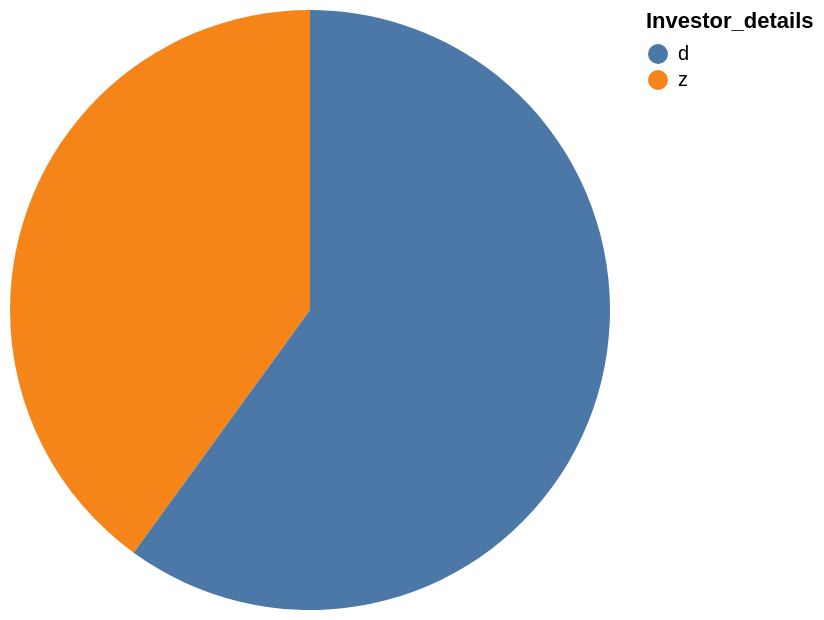

Source (Vega-Lite JSON):
### Vega-Lite specification from a JSON file in a GitHub repository (floating-point values rounded to 4 significant figures)
{"data": {"values": [{"x_data": "z", "y_data": 2}, {"x_data": "d", "y_data": 3}]}, "mark": "arc", "encoding": {"theta": {"field": "y_data", "type": "quantitative", "title": "investor_id"}, "color": {"field": "x_data", "type": "nominal", "title": "Investor_details"}}}
